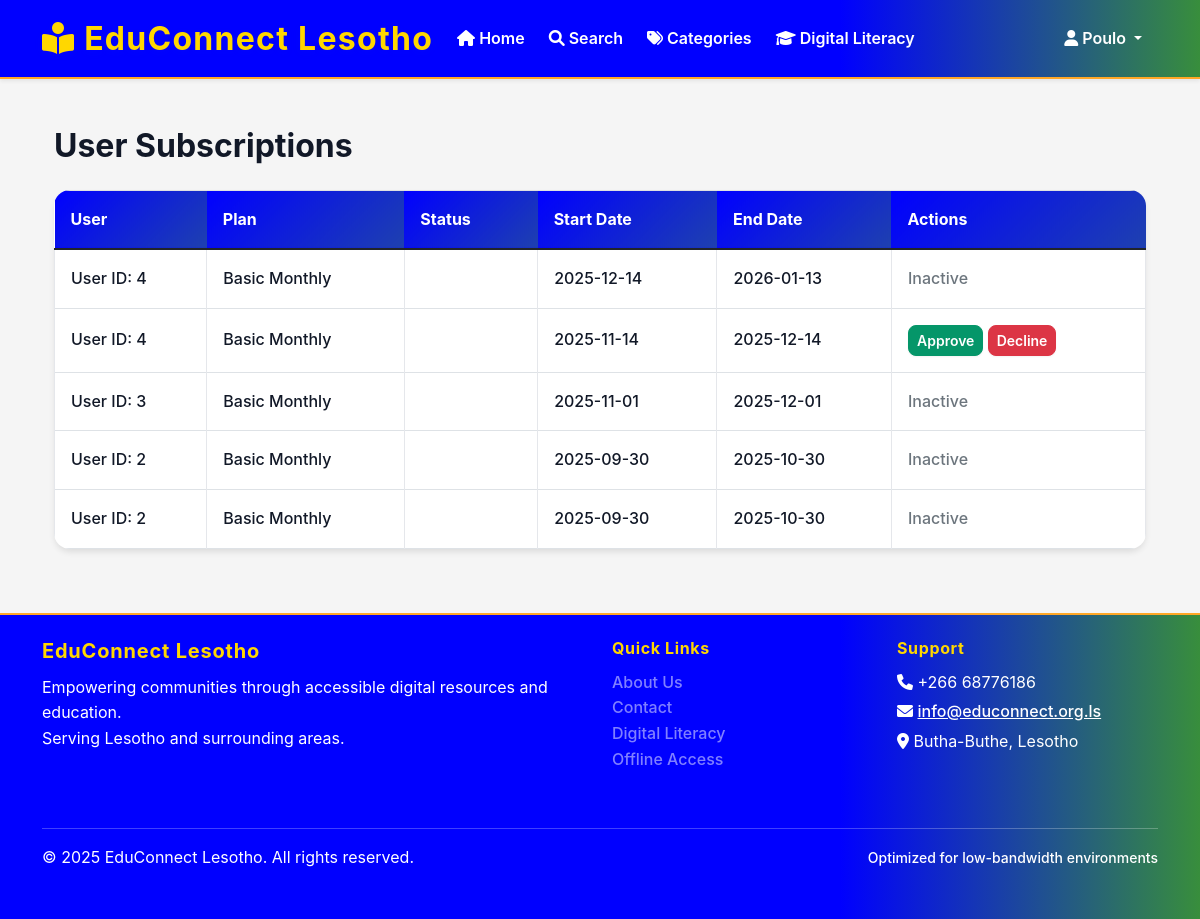
The app's page /admin/user-subscriptions (signed in) with its own data.
### app/models/user.py (models this page shows, shortened)
class User(UserMixin, db.Model):
    __tablename__ = 'users'
    id = db.Column(db.Integer, primary_key=True)
    username = db.Column(db.String(100), unique=True, nullable=False, index=True)
    email = db.Column(db.String(255), unique=True, nullable=False, index=True)
    password_hash = db.Column(db.String(255), nullable=False)
    first_name = db.Column(db.String(100), nullable=False)
    last_name = db.Column(db.String(100), nullable=False)
    phone_number = db.Column(db.String(20))
    address = db.Column(db.Text)
    district = db.Column(db.String(50), default='Butha-Buthe', index=True)
    profile_image = db.Column(db.String(500))  # Path to profile image
    role_id = db.Column(db.Integer, db.ForeignKey('user_roles.id'), nullable=False)
    is_active = db.Column(db.Boolean, default=True)
    email_verified = db.Column(db.Boolean, default=False)
    created_at = db.Column(db.DateTime, default=datetime.utcnow)
    updated_at = db.Column(db.DateTime, default=datetime.utcnow, onupdate=datetime.utcnow)
    last_login = db.Column(db.DateTime)
    borrowing_transactions = db.relationship('BorrowingTransaction', foreign_keys='BorrowingTransaction.user_id', backref='user', lazy='dynamic')
    digital_downloads = db.relationship('DigitalDownload', backref='user', lazy='dynamic')
    offline_tokens = db.relationship('OfflineToken', backref='user', lazy='dynamic')
    reading_sessions = db.relationship('ReadingSession', backref='user', lazy='dynamic')
    notifications = db.relationship('Notification', backref='user', lazy='dynamic')
    book_reservations = db.relationship('BookReservation', backref='user', lazy='dynamic')
    book_reviews = db.relationship('BookReview', backref='user', lazy='dynamic')
    literacy_progress = db.relationship('LiteracyProgress', backref='user', lazy='dynamic')
    favorites = db.relationship('Book', secondary='user_favorites', backref='favorited_by', lazy='dynamic')
    def is_admin(self):
        return self.role.role_name == 'admin'
    def is_librarian(self):
        return self.role.role_name in ['admin', 'librarian']

### app/models/subscription.py (models this page shows, shortened)
class UserSubscription(db.Model):
    __tablename__ = 'user_subscriptions'
    id = db.Column(db.Integer, primary_key=True)
    user_id = db.Column(db.Integer, db.ForeignKey('users.id'), nullable=False)
    plan_id = db.Column(db.Integer, db.ForeignKey('subscription_plans.id'), nullable=False)
    start_date = db.Column(db.DateTime, nullable=False, default=datetime.utcnow)
    end_date = db.Column(db.DateTime, nullable=False)
    is_active = db.Column(db.Boolean, default=True)
    auto_renew = db.Column(db.Boolean, default=False)
    created_at = db.Column(db.DateTime, default=datetime.utcnow)
    @property
    def is_expired(self):
        return datetime.utcnow() > self.end_date

class SubscriptionPlan(db.Model):
    __tablename__ = 'subscription_plans'
    id = db.Column(db.Integer, primary_key=True)
    name = db.Column(db.String(100), nullable=False, unique=True)
    description = db.Column(db.Text)
    price = db.Column(Numeric(10, 2), nullable=False)
    duration_days = db.Column(db.Integer, nullable=False)  # Duration in days
    max_books = db.Column(db.Integer, nullable=False, default=1)  # Max books that can be borrowed at once
    is_active = db.Column(db.Boolean, default=True)
    created_at = db.Column(db.DateTime, default=datetime.utcnow)
    subscriptions = db.relationship('UserSubscription', backref='plan', lazy=True)

### app/routes/admin.py (the view, shortened to what this page needs)
@admin_bp.route('/user-subscriptions')
@admin_required
def user_subscriptions():
    page = request.args.get('page', 1, type=int)
    status = request.args.get('status', '')
    search = request.args.get('search', '')
    query = db.session.query(UserSubscription).join(User).join(SubscriptionPlan)
    if status == 'active':
        query = query.filter(
            UserSubscription.is_active == True,
            UserSubscription.end_date > datetime.utcnow()
        )
    elif status == 'expired':
        query = query.filter(UserSubscription.end_date <= datetime.utcnow())
    pagination = query.order_by(UserSubscription.created_at.desc()).paginate(
        page=page, per_page=20, error_out=False
    )
    subscriptions = pagination.items
    return render_template('admin/user_subscriptions.html',
                         subscriptions=subscriptions,
                         pagination=pagination)

### app/routes/admin.py (called while the page is built)
def admin_required(f):
    @wraps(f)
    def decorated_function(*args, **kwargs):
        if not current_user.is_authenticated or not current_user.is_admin():
            flash('You need administrator privileges to access this page.', 'error')
            return redirect(url_for('main.index'))
        return f(*args, **kwargs)
    return decorated_function

### app/templates/admin/user_subscriptions.html (shortened to what this page needs)
{% extends "base.html" %}
{% block content %}
<div class="container py-4">
    <h2 class="mb-4">User Subscriptions</h2>
    <table class="table table-bordered table-hover">
        <thead class="table-light">
            <tr>
                <th>User</th>
                <th>Plan</th>
                <th>Status</th>
                <th>Start Date</th>
                <th>End Date</th>
                <th>Actions</th>
            </tr>
        </thead>
        <tbody>
            {% for sub in subscriptions %}
                <form method="POST" action="{{ url_for('admin.user_subscriptions', subscription_id=sub.id) }}" style="display:inline-block;">
                <td>
                    {% if sub.user %}
                        {{ sub.user.get_full_name() }}<br>
                        <span class="badge bg-info">{{ sub.user.role.role_name|capitalize }}</span>
                    {% elif sub.user_id %}
                        User ID: {{ sub.user_id }}
                    {% else %}
                        <span class="text-danger">Unknown User</span>
                    {% endif %}
                </td>
                <td>
                    {% if sub.plan %}
                        {{ sub.plan.name }}
                    {% else %}
                        <span class="text-danger">Unknown Plan</span>
                    {% endif %}
                </td>
                <td>
                    {% set status = 'Active' if sub.is_active and not sub.is_expired else 'Expired' if sub.is_expired else 'Inactive' %}
                    <span class="badge bg-
                        {% if status == 'Active' %}success
                        {% elif status == 'Expired' %}danger
                        {% else %}secondary
                        {% endif %}">
                    </span>
                </td>
                <td>{{ sub.start_date.strftime('%Y-%m-%d') if sub.start_date else 'N/A' }}</td>
                <td>{{ sub.end_date.strftime('%Y-%m-%d') if sub.end_date else 'N/A' }}</td>
                <td>
                    {% if not sub.is_active and not sub.is_expired %}
                        <form method="POST" action="{{ url_for('admin.user_subscriptions', subscription_id=sub.id) }}" style="display:inline-block;">
                            <button type="submit" class="btn btn-success btn-sm">Approve</button>
                        </form>
                        <form method="POST" action="{{ url_for('admin.user_subscriptions', subscription_id=sub.id) }}" style="display:inline-block;">
                            <button type="submit" class="btn btn-danger btn-sm">Decline</button>
                        </form>
                    {% elif sub.status == 'active' %}
                        <span class="text-success">Active</span>
                    {% elif sub.status == 'declined' %}
                        <span class="text-danger">Declined</span>
                    {% else %}
                        <span class="text-secondary">Inactive</span>
                    {% endif %}
                </td>
            {% endfor %}
        </tbody>
    </table>
</div>
{% endblock %}

### app/templates/base.html (shortened to what this page needs)
<!DOCTYPE html>
<html lang="en">
<head>
    <link href="https://cdn.jsdelivr.net/npm/bootstrap@5.1.3/dist/css/bootstrap.min.css" rel="stylesheet">
    <link href="https://cdnjs.cloudflare.com/ajax/libs/font-awesome/6.0.0/css/all.min.css" rel="stylesheet">
    <link href="{{ url_for('static', filename='css/style.css') }}" rel="stylesheet">
</head>
<body>
    <nav class="navbar navbar-expand-lg navbar-light bg-white shadow-sm">
        <div class="container">
            <a class="navbar-brand" href="{{ url_for('main.index') }}" style="color: #FFD700 !important; font-weight: bold; font-size: 2rem;">
                <i class="fas fa-book-reader"></i>
                EduConnect Lesotho
            </a>
            <div class="collapse navbar-collapse justify-content-center" id="navbarNav">
                <ul class="navbar-nav">
                    {% if current_user.is_authenticated %}
                        <li class="nav-item">
                            <a class="nav-link" href="{{ url_for('main.index') }}">
                                <i class="fas fa-home"></i> Home
                            </a>
                        </li>
                        <li class="nav-item">
                            <a class="nav-link" href="{{ url_for('main.search') }}">
                                <i class="fas fa-search"></i> Search
                            </a>
                        </li>
                        <li class="nav-item">
                            <a class="nav-link" href="{{ url_for('main.categories') }}">
                                <i class="fas fa-tags"></i> Categories
                            </a>
                        </li>
                        <li class="nav-item">
                            <a class="nav-link" href="{{ url_for('main.digital_literacy') }}">
                                <i class="fas fa-graduation-cap"></i> Digital Literacy
                            </a>
                        </li>
                    {% endif %}
                </ul>
                <ul class="navbar-nav ms-auto">
                    {% if current_user.is_authenticated %}
                        <li class="nav-item dropdown">
                            <a class="nav-link dropdown-toggle" href="#" id="userDropdown" role="button" data-bs-toggle="dropdown">
                                <i class="fas fa-user"></i>
                                {{ current_user.first_name }}
                            </a>
                        </li>
                    {% endif %}
                </ul>
            </div>
        </div>
    </nav>
    <main class="container my-4">
        {% block content %}{% endblock %}
    </main>
    <footer class="footer py-4">
        <div class="container">
            <div class="row">
                <div class="col-md-6">
                    <h5>EduConnect Lesotho</h5>
                    <p class="mb-0">Empowering communities through accessible digital resources and education.</p>
                    <p class="mb-0">Serving Lesotho and surrounding areas.</p>
                </div>
                <div class="col-md-3">
                    <h6>Quick Links</h6>
                    <ul class="list-unstyled">
                        <li><a href="{{ url_for('main.about') }}" class="text-white-50">About Us</a></li>
                        <li><a href="{{ url_for('main.contact') }}" class="text-white-50">Contact</a></li>
                        <li><a href="{{ url_for('main.digital_literacy') }}" class="text-white-50">Digital Literacy</a></li>
                        <li><a href="{{ url_for('main.offline_access') }}" class="text-white-50">Offline Access</a></li>
                    </ul>
                </div>
                <div class="col-md-3">
                    <h6>Support</h6>
                    <p class="mb-1"><i class="fas fa-phone"></i> +266 68776186</p>
                    <p class="mb-1"><i class="fas fa-envelope"></i> <a href="mailto:info@educonnect-lesotho.ls" style="color: #fff; text-decoration: underline;">info@educonnect.org.ls</a></p>
                    <p class="mb-0"><i class="fas fa-map-marker-alt"></i> Butha-Buthe, Lesotho</p>
                </div>
            </div>
            <hr class="my-3">
            <div class="row align-items-center">
                <div class="col-md-6">
                    <p class="mb-0">&copy; 2025 EduConnect Lesotho. All rights reserved.</p>
                </div>
                <div class="col-md-6 text-end">
                    <small>Optimized for low-bandwidth environments</small>
                </div>
            </div>
        </div>
    </footer>
</body>
</html>

### app/static/css/style.css (style rules this page uses)
:root { --primary-color: #2c5aa0; --secondary-color: #34a853; --accent-color: #fbbf24; --danger-color: #dc2626; --warning-color: #f59e0b; --success-color: #059669; --info-color: #0284c7; --dark-color: #1f2937; --light-color: #f8fafc; --border-color: #e5e7eb; --text-muted: #6b7280; --font-family-base: 'Segoe UI', Tahoma, Geneva, Verdana, sans-serif; --font-size-base: 16px; --line-height-base: 1.6; --spacing-xs: 0.25rem; --spacing-sm: 0.5rem; --spacing-md: 1rem; --spacing-lg: 1.5rem; --spacing-xl: 3rem; --border-radius: 0.5rem; --border-radius-lg: 1rem; --shadow-sm: 0 1px 2px 0 rgba(0, 0, 0, 0.05); --shadow-md: 0 4px 6px -1px rgba(0, 0, 0, 0.1); --shadow-lg: 0 10px 15px -3px rgba(0, 0, 0, 0.1); }
body { background-color: var(--light-color); color: var(--dark-color); font-family: var(--font-family-base); font-size: var(--font-size-base); line-height: var(--line-height-base); margin: 0; padding: 0; -webkit-font-smoothing: antialiased; -moz-osx-font-smoothing: grayscale; text-rendering: optimizeLegibility; }
* { -webkit-font-smoothing: antialiased; -moz-osx-font-smoothing: grayscale; }
.btn { border-radius: var(--border-radius); font-weight: 600; box-shadow: var(--shadow-sm); transition: box-shadow 0.2s, transform 0.2s; }
.btn-success { background-color: var(--success-color); border-color: var(--success-color); }
.navbar { background: linear-gradient(90deg, var(--primary-color) 70%, var(--secondary-color) 100%); box-shadow: var(--shadow-md); border-bottom: 2px solid var(--accent-color); }
.navbar-brand { font-size: 1.5rem; font-weight: 700; color: #fff !important; letter-spacing: 0.04em; text-shadow: 0 2px 8px rgba(44,90,160,0.08); }
.nav-link { color: #fff !important; font-weight: 600; margin-right: 0.5rem; transition: color 0.2s; }
.table { background: white; border-radius: var(--border-radius-lg); overflow: hidden; box-shadow: var(--shadow-md); }
.table th { background: linear-gradient(135deg, var(--primary-color), #1e40af); color: white; font-weight: 700; border: none; padding: 1rem; -webkit-font-smoothing: antialiased; }
.table td { padding: 1rem; vertical-align: middle; border-color: var(--border-color); color: #111827; font-weight: 500; }
.footer { background: linear-gradient(90deg, var(--primary-color) 70%, var(--secondary-color) 100%); color: #fff; padding-top: 2rem; padding-bottom: 2rem; border-top: 2px solid var(--accent-color); }
.footer h5, .footer h6 { color: var(--accent-color); font-weight: 700; }
.footer a { color: #fff; text-decoration: underline; transition: color 0.2s; }
h1, h2, h3, h4, h5, h6 { color: #111827; font-weight: 700; }
p { color: #1f2937; }
a { color: #1e40af; font-weight: 500; }
li { color: #1f2937; font-weight: 500; }
small, .small { color: #4b5563; font-weight: 500; }

### app/templates/base.html (style rules this page uses)
:root { --primary-color: blue; --secondary-color: #388E3C; --accent-color: #FFA726; --text-color: #212121; --bg-color: #F5F5F5; }
body { font-family: -apple-system, BlinkMacSystemFont, 'Segoe UI', Roboto, 'Helvetica Neue', Arial, sans-serif; line-height: 1.6; color: var(--text-color); background-color: var(--bg-color); }
.navbar-brand { font-weight: bold; color: #ffffff !important; font-size: 2rem; }
.navbar { background-color: var(--primary-color) !important; box-shadow: 0 2px 8px rgba(44,90,160,0.08); }
.nav-link { color: #ffffff !important; }
.footer { background-color: var(--primary-color); color: #ffffff !important; margin-top: 0; margin-bottom: 0; padding-top: 2.5rem; padding-bottom: 2.5rem; }
.footer h5, .footer h6 { color: #FFD700 !important; font-weight: 700; letter-spacing: 0.04em; margin-bottom: 0.75rem; }
.footer, .footer p, .footer small { color: white !important; }
.footer a { color: #fff; text-decoration: none; font-weight: 500; transition: color 0.2s, text-shadow 0.2s; }
.footer .row > div { margin-bottom: 1.5rem; }

### records on screen
User: first_name "Poulo"
UserSubscription: user_id "4", plan.name "Basic Monthly", start_date "2025-12-14", end_date "2026-01-13", is_active "Inactive"
UserSubscription: user_id "4", plan.name "Basic Monthly", start_date "2025-11-14", end_date "2025-12-14"
UserSubscription: user_id "3", plan.name "Basic Monthly", start_date "2025-11-01", end_date "2025-12-01", is_active "Inactive"
UserSubscription: user_id "2", plan.name "Basic Monthly", start_date "2025-09-30", end_date "2025-10-30", is_active "Inactive"
UserSubscription: user_id "2", plan.name "Basic Monthly", start_date "2025-09-30", end_date "2025-10-30", is_active "Inactive"
